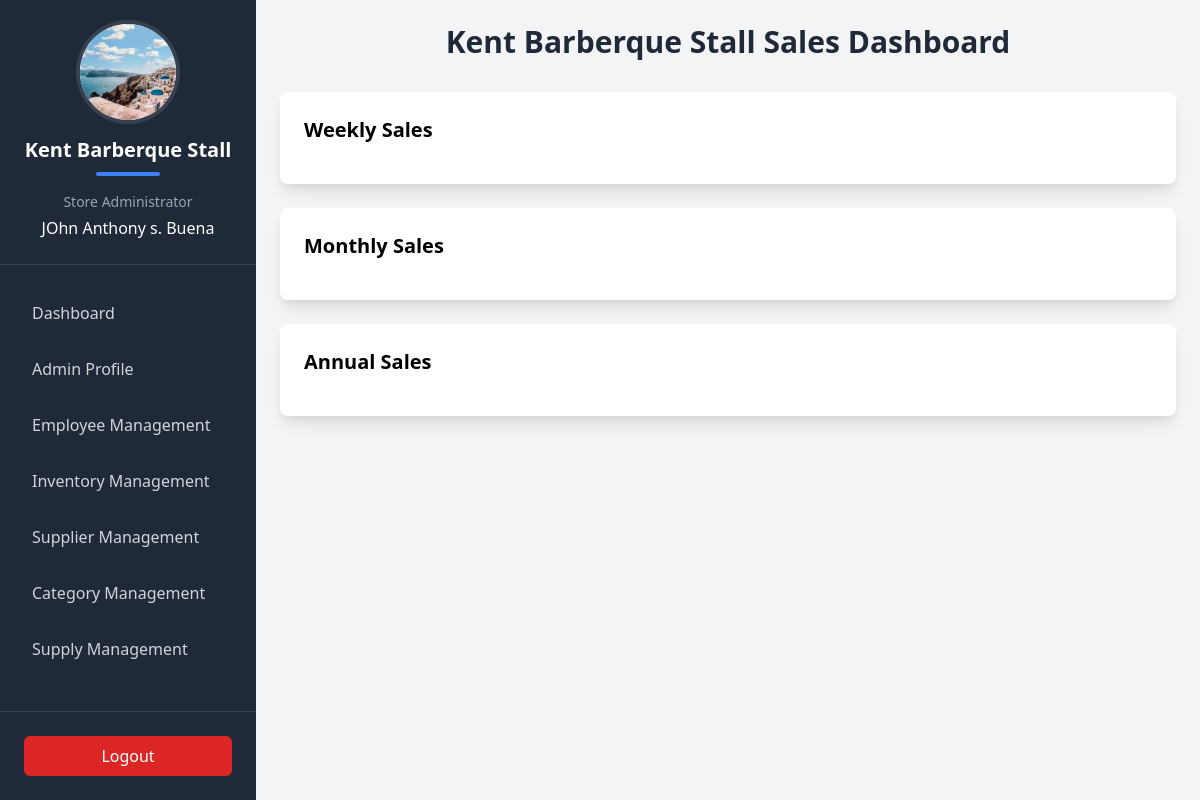
The page /admin_dashboard (signed in) on the database its author committed.
### TriadApp/models.py (models this page shows, shortened)
class Stall(models.Model):
    store_id = models.UUIDField(default=uuid.uuid4, editable=False, unique=True)
    name = models.CharField(max_length=255)
    logo = models.ImageField(upload_to='stall_logos/')
    contact_number = models.CharField(max_length=15)
    is_active = models.BooleanField(default=True)  # Add is_active field with default value True

class AdminProfile(models.Model):
    firstname = models.CharField(max_length=50)
    middle_initial = models.CharField(max_length=1, blank=True, null=True)
    lastname = models.CharField(max_length=50)
    age = models.IntegerField()
    birthdate = models.DateField()
    address = models.TextField()
    username = models.CharField(max_length=50, unique=True)
    email = models.EmailField(max_length=254, unique=True, default='', blank=True)
    password = models.CharField(max_length=100)
    contact_number = models.CharField(max_length=15)
    stall = models.ForeignKey('Stall', on_delete=models.CASCADE, related_name="admins", to_field='store_id')

### TriadApp/views.py (the view, shortened to what this page needs)
# urls.py: path('admin_dashboard',  views.admin_dashboard, name='admin_dashboard'),
@admin_required
def admin_dashboard(request):
    admin_id = request.session.get('admin_id')
    is_admin = request.session.get('is_admin', False)
    if not admin_id or not is_admin:
        request.session.flush()
        return redirect('login')
    try:
        admin = AdminProfile.objects.get(id=admin_id)
        stall = admin.stall
        today = timezone.now().date()
        week_start = today - timedelta(days=today.weekday())
        weekly_sales = Transaction.objects.filter(
            stall=stall,
            date__range=[week_start, today]
        ).values('date').annotate(
            daily_total=Sum('total_amount')
        ).order_by('date')
        daily_totals = [0] * 7
        for sale in weekly_sales:
            day_index = (sale['date'] - week_start).days
            daily_totals[day_index] = float(sale['daily_total'] or 0)
        weekly_data = [{
            'name': stall.name,
            'data': daily_totals
        }]
        monthly_sales = Transaction.objects.filter(
            stall=stall,
            date__year=today.year
        ).values('date__month').annotate(
            monthly_total=Sum('total_amount')
        ).order_by('date__month')
        monthly_totals = [0] * 12
        for sale in monthly_sales:
            month_index = sale['date__month'] - 1
            monthly_totals[month_index] = float(sale['monthly_total'] or 0)
        monthly_data = [{
            'name': stall.name,
            'data': monthly_totals
        }]
        annual_totals = []
        for year in range(2020, today.year + 1):
            year_total = Transaction.objects.filter(
                stall=stall,
                date__year=year
            ).aggregate(
                total=Sum('total_amount')
            )['total'] or 0
            annual_totals.append(float(year_total))
        annual_data = [{
            'name': stall.name,
            'data': annual_totals
        }]
        print(f"Data for stall {stall.name}:")
        print(f"Weekly data: {weekly_data}")
        print(f"Monthly data: {monthly_data}")
        print(f"Annual data: {annual_data}")
        context = {
            'admin': admin,
            'stall': stall,
            'weekly_data': json.dumps(weekly_data),
            'weekly_labels': json.dumps(['Mon', 'Tue', 'Wed', 'Thu', 'Fri', 'Sat', 'Sun']),
            'monthly_data': json.dumps(monthly_data),
            'monthly_labels': json.dumps(['Jan', 'Feb', 'Mar', 'Apr', 'May', 'Jun', 'Jul', 'Aug', 'Sep', 'Oct', 'Nov', 'Dec']),
            'annual_data': json.dumps(annual_data),
            'annual_labels': json.dumps([str(year) for year in range(2020, today.year + 1)])
        }
        return render(request, 'TriadApp/admin/admin.html', context)
    except AdminProfile.DoesNotExist:
        request.session.flush()
        return redirect('login')

### TriadApp/templates/TriadApp/admin/admin.html (shortened to what this page needs)
<!DOCTYPE html>
<html lang="en">
<head>
    <link href="https://cdn.jsdelivr.net/npm/tailwindcss@2.2.16/dist/tailwind.min.css" rel="stylesheet">
</head>
<body class="bg-gray-100">
    <div class="flex">
        <div class="w-64 h-screen bg-gray-800 text-white flex flex-col">
            <div class="p-6 border-b border-gray-700">
                <div class="flex justify-center mb-4">
                    <div class="w-24 h-24 rounded-full overflow-hidden bg-white ring-4 ring-gray-700">
                        {% if stall.logo %}
                            <img src="{{ stall.logo.url }}" alt="{{ stall.name }} Logo" class="w-full h-full object-cover">
                        {% else %}
                            <div class="w-full h-full flex items-center justify-center bg-gray-200">
                                <span class="text-gray-600 text-3xl font-bold">{{ stall.name|slice:":1" }}</span>
                            </div>
                        {% endif %}
                    </div>
                </div>
                <div class="text-center mb-4">
                    <h1 class="text-xl font-bold text-white">{{ stall.name }}</h1>
                    <div class="w-16 h-1 bg-blue-500 mx-auto mt-2 rounded-full"></div>
                </div>
                <div class="text-center">
                    <p class="text-gray-400 text-sm mb-1">Store Administrator</p>
                    <p class="text-white font-medium">
                        {{ admin.firstname }}
                        {% if admin.middle_initial %}
                            {{ admin.middle_initial }}.
                        {% endif %}
                        {{ admin.lastname }}
                    </p>
                </div>
            </div>
            <nav class="flex-1 py-6">
                <ul class="space-y-2">
                    <li>
                        <a href="{% url 'admin_dashboard' %}"
                           class="flex items-center px-6 py-3 text-gray-300 hover:bg-gray-700 hover:text-white transition-colors duration-200">
                            <span class="ml-2">Dashboard</span>
                        </a>
                    </li>
                    <li>
                        <a href="{% url 'admin_profile' %}"
                           class="flex items-center px-6 py-3 text-gray-300 hover:bg-gray-700 hover:text-white transition-colors duration-200">
                            <span class="ml-2">Admin Profile</span>
                        </a>
                    </li>
                    <li>
                        <a href="{% url 'add_employee' %}"
                           class="flex items-center px-6 py-3 text-gray-300 hover:bg-gray-700 hover:text-white transition-colors duration-200">
                            <span class="ml-2">Employee Management</span>
                        </a>
                    </li>
                    <li>
                        <a href="{% url 'manage_inventory' %}"
                           class="flex items-center px-6 py-3 text-gray-300 hover:bg-gray-700 hover:text-white transition-colors duration-200">
                            <span class="ml-2">Inventory Management</span>
                        </a>
                    </li>
                    <li>
                        <a href="{% url 'manage_suppliers' %}"
                           class="flex items-center px-6 py-3 text-gray-300 hover:bg-gray-700 hover:text-white transition-colors duration-200">
                            <span class="ml-2">Supplier Management</span>
                        </a>
                    </li>
                        <a href="{% url 'manage_categories' %}"
                           class="flex items-center px-6 py-3 text-gray-300 hover:bg-gray-700 hover:text-white transition-colors duration-200">
                            <span class="ml-2">Category Management</span>
                        </a>
                    <li>
                        <a href="{% url 'manage_supplies' %}"
                           class="flex items-center px-6 py-3 text-gray-300 hover:bg-gray-700 hover:text-white transition-colors duration-200">
                            <span class="ml-2">Supply Management</span>
                        </a>
                    </li>
                </ul>
            </nav>
            <div class="p-6 border-t border-gray-700">
                <a href="{% url 'logout' %}"
                   class="flex items-center justify-center px-4 py-2 bg-red-600 text-white rounded-md hover:bg-red-700 transition-colors duration-200">
                    <span>Logout</span>
                </a>
            </div>
        </div>
        <div class="flex-1 min-h-screen">
            {% block content %}
            <div class="p-6">
                <h1 class="text-3xl font-bold text-gray-800 mb-8 text-center">{{ stall.name }} Sales Dashboard</h1>
                <div class="grid grid-cols-1 gap-6 max-w-4xl mx-auto">
                    <div class="bg-white p-6 rounded-lg shadow-lg">
                        <h2 class="text-xl font-semibold mb-4">Weekly Sales</h2>
                    </div>
                    <div class="bg-white p-6 rounded-lg shadow-lg">
                        <h2 class="text-xl font-semibold mb-4">Monthly Sales</h2>
                    </div>
                    <div class="bg-white p-6 rounded-lg shadow-lg">
                        <h2 class="text-xl font-semibold mb-4">Annual Sales</h2>
                    </div>
                </div>
            </div>
            {% endblock %}
        </div>
    </div>
</body>
</html>

### rows shown on the page
Stall: logo (picture), name "Kent Barberque Stall"
AdminProfile: firstname "JOhn Anthony", middle_initial "s", lastname "Buena"
